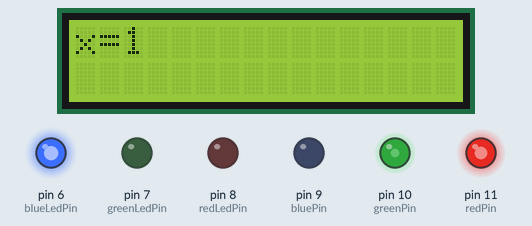
A sketch run on a simulated Arduino Uno, built with avr-gcc and run on an emulated ATmega328P. On the bench: 16×2 character LCD, output pins drawn as LEDs (lit = HIGH).

Above: at 0.1 s.
At 4.1 s:
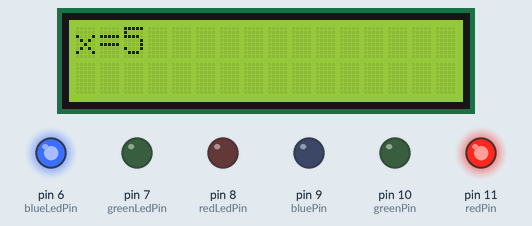
At 9.1 s:
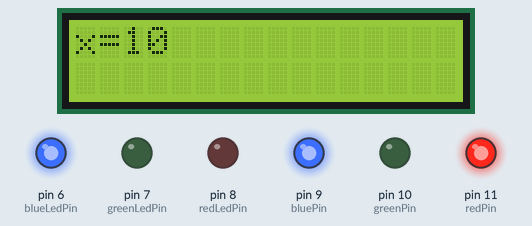
At 19.1 s:
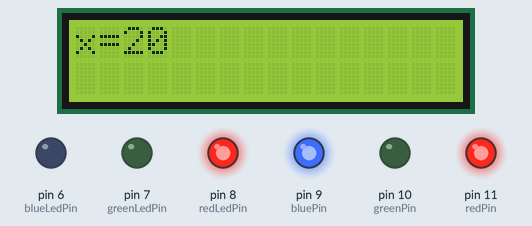
At 28.1 s:
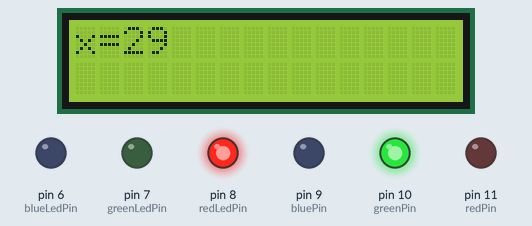
At 38.1 s:
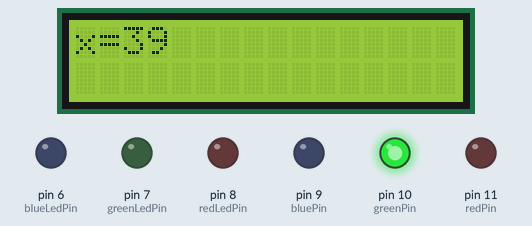
Timing chart, 0 to 40.0 s (numbered marks = the images above):
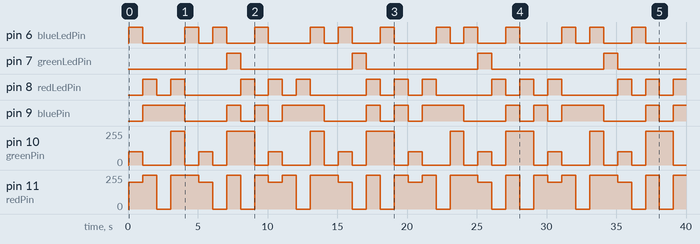

The sketch:

periodica.ino
```cpp
#include <LiquidCrystal.h>

// Inicializamos la librería al asignar pines de la tarjeta
// a los pines requeridos para la interface con el display LCD
const int rs = 13, en = 12, d4 = 5, d5 = 4, d6 = 3, d7 = 2;
LiquidCrystal lcd(rs, en, d4, d5, d6, d7);

// Definition of RGB LED pins: outputs
#define redPin 11
#define greenPin 10
#define bluePin 9

//Definition of LED pins: outputs
#define redLedPin 8
#define greenLedPin 7
#define blueLedPin 6

// Defino as cores:
#define NADA -1
#define VERMELLO 0
#define VERDE 1
#define AZUL 2
#define MORADO 3
#define AMARELO 4
#define NEGRO 5
#define BRANCO 6

// Valores RGB para cada cor
int rgbCores[7][3] = { {255, 0, 0}, {0, 255, 0}, {0, 0, 255}, {255, 0, 255}, {200, 100, 0}, { 0, 0, 0}, {255, 255, 255} };

// Valores para os LEDs monocores
int ledCores[3] = {redLedPin, greenLedPin, blueLedPin};

int contador = 0;
int indice = 0;
int indiceLed = 0;

// Secuencia de cores
int secuenciaRgb[10] = { AMARELO, MORADO, AZUL, BRANCO, VERMELLO, AMARELO, NEGRO, BRANCO, VERDE, MORADO };
int secuenciaLed[9] = { AZUL, VERMELLO, NADA, VERMELLO, AZUL, NADA, AZUL, VERDE, VERMELLO };

void setup() {
  //Pin definitions
  pinMode(redPin, OUTPUT);
  pinMode(greenPin, OUTPUT);
  pinMode(bluePin, OUTPUT);

  pinMode(redLedPin, OUTPUT);
  pinMode(greenLedPin, OUTPUT);
  pinMode(blueLedPin, OUTPUT);

  contador=0;
  indice=contador;
  indiceLed=contador;
  //Serial.begin(9600);

  // Inicializamos la pantalla con el número de columnas y renglones
  lcd.begin(16, 2);
}

void loop() {
  // Establecemos el cursor a la columna cero y al renglón 1
  // (nota: el renglón 1 es en realidad en segundo, ya que la cuenta comienza en 0):
  lcd.setCursor(0, 0);
  // Imprimimos los milisegundos transcurridos desde el ultimo reset:
  lcd.print("x=");
  lcd.print(contador+1);
  lcd.setCursor(0, 1);
  // Cambiar cor LEDs
  indice = contador % (sizeof(secuenciaRgb)/sizeof(secuenciaRgb[0]));
  changeRgbColor(secuenciaRgb[indice]);
  if (secuenciaLed[indiceLed] != NADA) {
    digitalWrite(ledCores[secuenciaLed[indiceLed]], LOW);
  }
  indiceLed = contador % (sizeof(secuenciaLed)/sizeof(secuenciaLed[0]));
  if (secuenciaLed[indiceLed] != NADA) {
    digitalWrite(ledCores[secuenciaLed[indiceLed]], HIGH);
  }
  contador++;
  delay(1000);
}

void changeRgbColor(int newColor) {
  analogWrite(redPin, rgbCores[newColor][0]);
  analogWrite(greenPin, rgbCores[newColor][1]);
  analogWrite(bluePin, rgbCores[newColor][2]);
}
```

Measured:
- by itself, pin 6 (blueLedPin): repeats every 9.0 s: LOW 3.0 s, HIGH 1.0 s, LOW 1.0 s, HIGH 1.0 s, LOW 2.0 s, HIGH 1.0 s
- by itself, pin 7 (greenLedPin): alternates HIGH for 1.0 s and LOW for 8.0 s
- by itself, pin 8 (redLedPin): repeats every 9.0 s: LOW 1.0 s, HIGH 1.0 s, LOW 4.0 s, HIGH 1.0 s, LOW 1.0 s, HIGH 1.0 s
- by itself, pin 9 (bluePin): repeats every 10.0 s: LOW 3.0 s, 2 × (HIGH 1.0 s, LOW 1.0 s), HIGH 3.0 s
- by itself, pin 11 (redPin): repeats every 10.0 s: 255/255 1.0 s, 0/255 1.0 s, 255/255 2.0 s, 200/255 1.0 s, 2 × (0/255 1.0 s, 255/255 1.0 s), 200/255 1.0 s
- by itself, pin 10 (greenPin): repeats every 10.0 s: 0/255 2.0 s, 255/255 1.0 s, 0/255 1.0 s, 100/255 1.0 s, 0/255 1.0 s, 255/255 2.0 s, 0/255 1.0 s, 100/255 1.0 s
- what the display in image 1 shows lasts 1.0 s, from 4.1 s to 5.1 s
